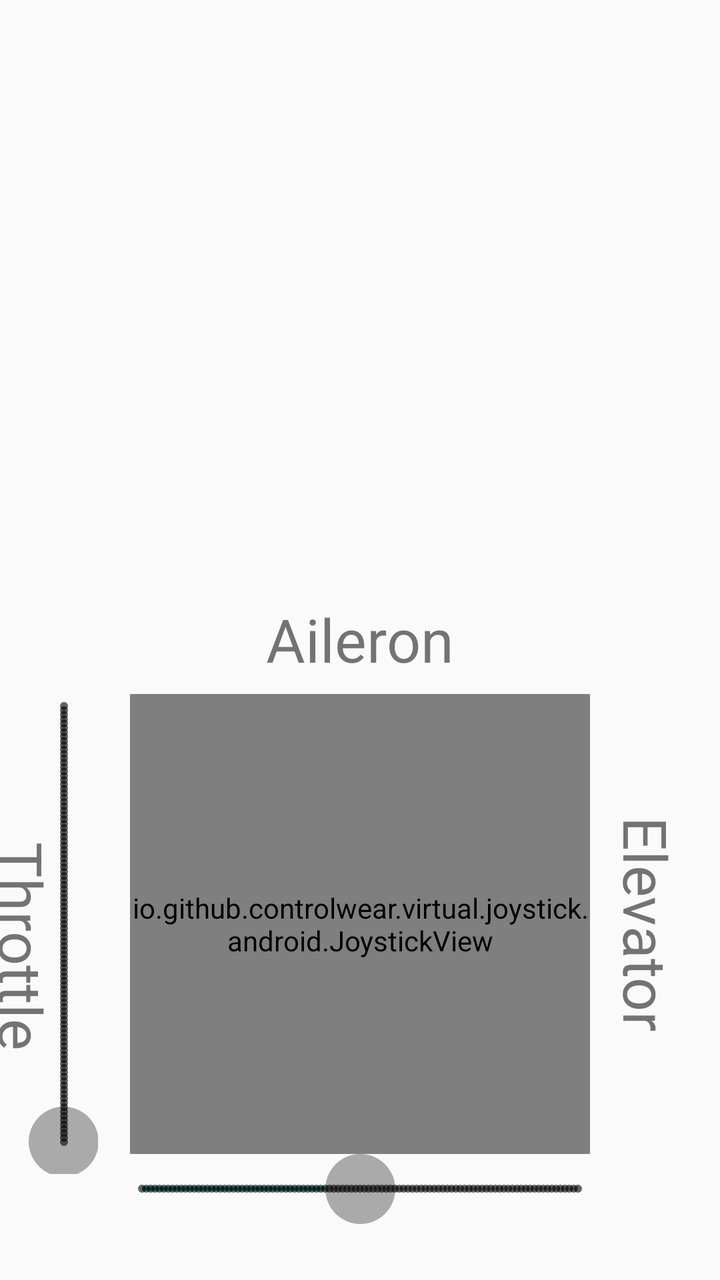
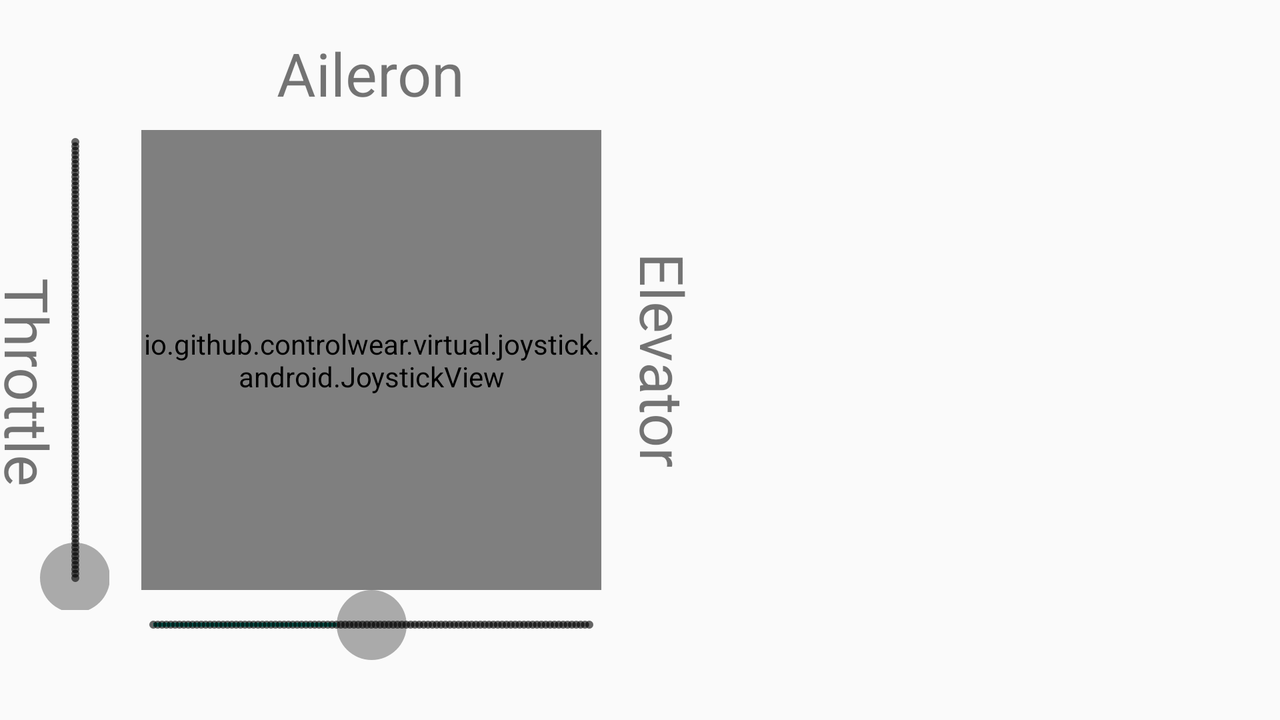

One screen, two layout resources from the same app: the default and the repository's alternative for another configuration. Each is rendered where Android would select it; the XML of both is given below.
<!-- AndroidManifest.xml: application theme AppTheme -->
<!-- res/layout/activity_simulator.xml -->
<?xml version="1.0" encoding="utf-8"?>
<LinearLayout
    xmlns:android="http://schemas.android.com/apk/res/android"
    xmlns:app="http://schemas.android.com/apk/res-auto"
    xmlns:tools="http://schemas.android.com/tools"
    android:id="@+id/SimulatorActivity"
    android:layout_width="match_parent"
    android:layout_height="match_parent"
    android:orientation="vertical"
    tools:context=".SimulatorActivity">

    <ImageView
        android:id="@+id/screen_shot"
        android:layout_width="match_parent"
        android:layout_height="269dp"
        android:layout_marginTop="5dp"
        android:layout_marginBottom="10dp"
        app:layout_constraintEnd_toEndOf="parent"
        app:layout_constraintHorizontal_bias="0.492"
        app:layout_constraintStart_toStartOf="parent"
        app:layout_constraintTop_toTopOf="parent"
        app:layout_constraintVertical_bias="0.69"
        tools:srcCompat="@tools:sample/avatars"
        android:contentDescription="@string/simulator_screenshot_description" />




    <androidx.constraintlayout.widget.ConstraintLayout
        android:layout_width="match_parent"
        android:layout_height="0dp"
        android:layout_weight=".4">
        <io.github.controlwear.virtual.joystick.android.JoystickView
            android:id="@+id/joystickView"
            android:layout_width="230dp"
            android:layout_height="230dp"
            android:background="@drawable/knob_base"
            app:JV_borderWidth="4dp"
            app:JV_buttonImage="@drawable/knob"
            app:JV_buttonSizeRatio="32%"
            app:JV_fixedCenter="false"
            app:layout_constraintBottom_toBottomOf="parent"
            app:layout_constraintEnd_toEndOf="parent"
            app:layout_constraintStart_toStartOf="parent"
            app:layout_constraintTop_toTopOf="parent" />

        <TextView
            android:id="@+id/textViewAileron"
            android:layout_width="wrap_content"
            android:layout_height="wrap_content"
            android:layout_marginTop="8dp"
            android:text="@string/aileron"
            android:textSize="30sp"
            app:layout_constraintBottom_toTopOf="@+id/joystickView"
            app:layout_constraintEnd_toEndOf="parent"
            app:layout_constraintStart_toStartOf="parent"
            app:layout_constraintTop_toTopOf="parent" />

        <SeekBar
            android:id="@+id/seekBarRudder"
            style="@style/Widget.AppCompat.SeekBar.Discrete"
            android:layout_width="250dp"
            android:layout_height="35dp"
            android:progress="50"
            android:thumb="@drawable/custom_thumb"
            app:layout_constraintEnd_toEndOf="parent"
            app:layout_constraintStart_toStartOf="parent"
            app:layout_constraintTop_toBottomOf="@+id/joystickView" />

        <TextView
            android:id="@+id/textViewRudder"
            android:layout_width="wrap_content"
            android:layout_height="wrap_content"
            android:layout_marginTop="22dp"
            android:layout_marginBottom="32dp"
            android:text="@string/rudder"
            android:textSize="30sp"
            app:layout_constraintBottom_toBottomOf="parent"
            app:layout_constraintEnd_toEndOf="parent"
            app:layout_constraintStart_toStartOf="parent"
            app:layout_constraintTop_toBottomOf="@+id/seekBarRudder" />

        <androidx.constraintlayout.widget.ConstraintLayout
            android:id="@+id/verticalSeekBar"
            android:layout_width="35dp"
            android:layout_height="250dp"
            android:layout_marginEnd="16dp"
            app:layout_constraintEnd_toStartOf="@+id/joystickView"
            app:layout_constraintBottom_toBottomOf="parent"
            app:layout_constraintTop_toTopOf="parent">

            <SeekBar
                android:id="@+id/seekBarThrottle"
                style="@style/Widget.AppCompat.SeekBar.Discrete"
                android:layout_width="250dp"
                android:layout_height="250dp"
                android:rotation="270"
                android:thumb="@drawable/custom_thumb"
                app:layout_constraintBottom_toBottomOf="parent"
                app:layout_constraintEnd_toEndOf="parent"
                app:layout_constraintStart_toStartOf="parent"
                app:layout_constraintTop_toTopOf="parent" />

        </androidx.constraintlayout.widget.ConstraintLayout>



        <TextView
            android:id="@+id/textViewThrottle"
            android:layout_width="wrap_content"
            android:layout_height="wrap_content"
            android:layout_marginStart="8dp"
            android:layout_marginTop="22dp"
            android:rotation="90"
            android:text="@string/throttle"
            android:textSize="30sp"
            app:layout_constraintBottom_toBottomOf="parent"
            app:layout_constraintEnd_toStartOf="@+id/verticalSeekBar"
            app:layout_constraintStart_toStartOf="parent"
            app:layout_constraintTop_toTopOf="parent" />

        <TextView
            android:id="@+id/textViewElevator"
            android:layout_width="wrap_content"
            android:layout_height="wrap_content"
            android:layout_marginEnd="8dp"
            android:rotation="90"
            android:text="@string/elevator"
            android:textSize="30sp"
            app:layout_constraintBottom_toBottomOf="parent"
            app:layout_constraintEnd_toEndOf="parent"
            app:layout_constraintStart_toEndOf="@+id/joystickView"
            app:layout_constraintTop_toTopOf="parent" />

    </androidx.constraintlayout.widget.ConstraintLayout>
</LinearLayout>
<!-- resources referenced by this layout -->
<resources>
  <!-- drawable custom_thumb (drawable) -->
  <shape xmlns:android="http://schemas.android.com/apk/res/android"
      android:shape="oval" >
  
      <gradient
          android:angle="270"
          android:endColor="@android:color/darker_gray"
          android:startColor="@android:color/darker_gray" />
  
      <size
          android:height="35dp"
          android:width="35dp" />
  
  </shape>
  <!-- drawable knob: png bitmap (drawable-xxxhdpi, 36881 bytes) -->
  <!-- drawable knob_base: png bitmap (drawable-xxxhdpi, 169679 bytes) -->
  <string name="aileron">Aileron</string>
  <string name="elevator">Elevator</string>
  <string name="rudder">Rudder</string>
  <string name="simulator_screenshot_description">A view of the simulator</string>
  <string name="throttle">Throttle</string>
  <style name="AppTheme" parent="Theme.AppCompat.Light.DarkActionBar">
          
          <item name="colorPrimary">@color/colorPrimary</item>
          <item name="colorPrimaryDark">@color/colorPrimaryDark</item>
          <item name="colorAccent">@color/colorAccent</item>
      </style>
</resources>
<!-- res/layout-land/activity_simulator.xml (the repository's variant of the layout above) -->
<!-- drawn on the phone turned sideways -->
<?xml version="1.0" encoding="utf-8"?>
<LinearLayout
    xmlns:android="http://schemas.android.com/apk/res/android"
    xmlns:app="http://schemas.android.com/apk/res-auto"
    xmlns:tools="http://schemas.android.com/tools"
    android:id="@+id/SimulatorActivity"
    android:layout_width="match_parent"
    android:layout_height="match_parent"
    android:orientation="horizontal"
    tools:context=".SimulatorActivity">

    <androidx.constraintlayout.widget.ConstraintLayout
        android:layout_width="0dp"
        android:layout_height="match_parent"
        android:layout_weight=".4">
        <io.github.controlwear.virtual.joystick.android.JoystickView
            android:id="@+id/joystickView"
            android:layout_width="230dp"
            android:layout_height="230dp"
            android:background="@drawable/knob_base"
            app:JV_borderWidth="4dp"
            app:JV_buttonImage="@drawable/knob"
            app:JV_buttonSizeRatio="32%"
            app:JV_fixedCenter="false"
            app:layout_constraintBottom_toBottomOf="parent"
            app:layout_constraintEnd_toEndOf="parent"
            app:layout_constraintStart_toStartOf="parent"
            app:layout_constraintTop_toTopOf="parent" />

        <TextView
            android:id="@+id/textViewAileron"
            android:layout_width="wrap_content"
            android:layout_height="wrap_content"
            android:layout_marginTop="8dp"
            android:text="@string/aileron"
            android:textSize="30sp"
            app:layout_constraintBottom_toTopOf="@+id/joystickView"
            app:layout_constraintEnd_toEndOf="parent"
            app:layout_constraintStart_toStartOf="parent"
            app:layout_constraintTop_toTopOf="parent" />

        <SeekBar
            android:id="@+id/seekBarRudder"
            style="@style/Widget.AppCompat.SeekBar.Discrete"
            android:layout_width="250dp"
            android:layout_height="35dp"
            android:progress="50"
            android:thumb="@drawable/custom_thumb"
            app:layout_constraintEnd_toEndOf="parent"
            app:layout_constraintStart_toStartOf="parent"
            app:layout_constraintTop_toBottomOf="@+id/joystickView" />

        <TextView
            android:id="@+id/textViewRudder"
            android:layout_width="wrap_content"
            android:layout_height="wrap_content"
            android:layout_marginTop="22dp"
            android:layout_marginBottom="32dp"
            android:text="@string/rudder"
            android:textSize="30sp"
            app:layout_constraintBottom_toBottomOf="parent"
            app:layout_constraintEnd_toEndOf="parent"
            app:layout_constraintStart_toStartOf="parent"
            app:layout_constraintTop_toBottomOf="@+id/seekBarRudder" />

        <androidx.constraintlayout.widget.ConstraintLayout
            android:id="@+id/verticalSeekBar"
            android:layout_width="35dp"
            android:layout_height="250dp"
            android:layout_marginEnd="16dp"
            app:layout_constraintEnd_toStartOf="@+id/joystickView"
            app:layout_constraintBottom_toBottomOf="parent"
            app:layout_constraintTop_toTopOf="parent">

            <SeekBar
                android:id="@+id/seekBarThrottle"
                style="@style/Widget.AppCompat.SeekBar.Discrete"
                android:layout_width="250dp"
                android:layout_height="250dp"
                android:rotation="270"
                android:thumb="@drawable/custom_thumb"
                app:layout_constraintBottom_toBottomOf="parent"
                app:layout_constraintEnd_toEndOf="parent"
                app:layout_constraintStart_toStartOf="parent"
                app:layout_constraintTop_toTopOf="parent" />

        </androidx.constraintlayout.widget.ConstraintLayout>



        <TextView
            android:id="@+id/textViewThrottle"
            android:layout_width="wrap_content"
            android:layout_height="wrap_content"
            android:layout_marginStart="8dp"
            android:layout_marginTop="22dp"
            android:rotation="90"
            android:text="@string/throttle"
            android:textSize="30sp"
            app:layout_constraintBottom_toBottomOf="parent"
            app:layout_constraintEnd_toStartOf="@+id/verticalSeekBar"
            app:layout_constraintStart_toStartOf="parent"
            app:layout_constraintTop_toTopOf="parent" />

        <TextView
            android:id="@+id/textViewElevator"
            android:layout_width="wrap_content"
            android:layout_height="wrap_content"
            android:layout_marginEnd="8dp"
            android:rotation="90"
            android:text="@string/elevator"
            android:textSize="30sp"
            app:layout_constraintBottom_toBottomOf="parent"
            app:layout_constraintEnd_toEndOf="parent"
            app:layout_constraintStart_toEndOf="@+id/joystickView"
            app:layout_constraintTop_toTopOf="parent" />

    </androidx.constraintlayout.widget.ConstraintLayout>

    <ImageView
        android:id="@+id/screen_shot"
        android:layout_width="269dp"
        android:layout_height="match_parent"
        android:layout_marginTop="5dp"
        android:layout_marginBottom="10dp"
        app:layout_constraintEnd_toEndOf="parent"
        app:layout_constraintHorizontal_bias="0.492"
        app:layout_constraintStart_toStartOf="parent"
        app:layout_constraintTop_toTopOf="parent"
        app:layout_constraintVertical_bias="0.69"
        tools:srcCompat="@tools:sample/avatars"
        android:contentDescription="@string/simulator_screenshot_description" />

</LinearLayout>
